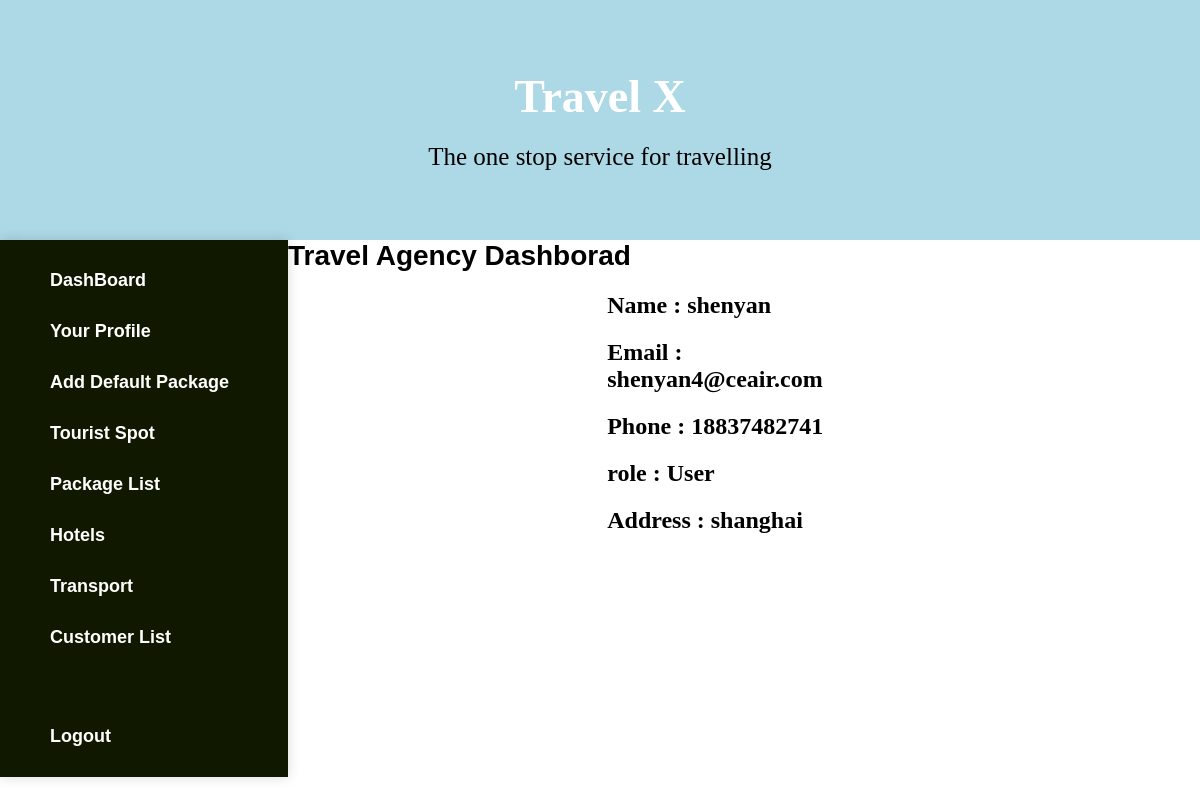
The page /profile.php (signed in) on the database its author committed.
### tables this page shows
CREATE TABLE `user` (
  `user_ID` int(20) NOT NULL,
  `user_Name` varchar(30) NOT NULL,
  `user_email_ID` varchar(35) NOT NULL,
  `mobile_No` varchar(30) NOT NULL,
  `user_Address` varchar(50) NOT NULL,
  `user_Password` varchar(20) NOT NULL,
  `role` varchar(40) NOT NULL
);

### profile.php (the view, shortened to what this page needs)
<?php
	$db = dbConnection();
    if(isset($_SESSION['name_user'])){
        if(isset($_SESSION['user_ID'])){
			$user_id = $_SESSION['user_ID'];
	    	$sql = "select * from user where user_ID='$user_id'";
	    	$res = mysqli_query($db,$sql);
	    	while($row = mysqli_fetch_assoc($res)){
	    		$name = $row['user_Name'];
	    		$email = $row['user_email_ID'];
	    		$phone = $row['mobile_No'];
	    		$address = $row['user_Address'];
	    		$role = $row['role'];
	    	}
        }
    global $name;
?>
<!doctype html>
<html lang="en">
<head>
    <link rel="stylesheet" href="agency1.css">
    <link rel="stylesheet" href="agency3.css">
    <link rel="stylesheet" href="agency2.css">
</head>
<body>
    <section>
        <div class="hg">
            <div class="banner-content">
                <h1>Travel X</h1>
                <p>The one stop service for travelling</p>
            </div>
        </div>
        <div class="main">
            <div class="fixed-area">
                <div class="menu-list">
                    <ul>
                        <li class="menu-li"></i><a class="menu-title" href="#"></i>DashBoard</a></li>
                        <li class="menu-li">
                            <a class="menu-title" href="profile.php">Your Profile</a>
                        </li>
                        <li class="menu-li">
                            <a class="menu-title" href="default_package.php">Add Default Package</a>
                        </li>
                        <li class="menu-li">
                            <a class="menu-title" href="">Tourist Spot</a>
                        </li>
                        <li class="menu-li">
                            <a class="menu-title" href="packageView.php">Package List</a>
                        </li>
                        <li class="menu-li">
                            <a class="menu-title cusMenu" id="cusMenu" href="">Hotels</a>
                        </li>
                        <li class="menu-li">
                            <a class="menu-title" href="">Transport</a>
                        </li>
                        <li class="menu-li">
                            <a class="menu-title" href="">Customer List</a>
                        </li>
                        <br>
                        <li class="menu-li">
                            <a class="menu-title" href="php_validation/logout.php">Logout</a>
                        </li>
                    </ul>
                </div>
            </div>
            <div class="textarea">
                <h4>Travel Agency Dashborad</h4>
                <div class="pro">
                    <h1>Name : <?=$name;?></h1>
                    <h1>Email : <?=$email;?></h1>
                    <h1>Phone : <?=$phone;?></h1>
                    <h1>role : <?=$role;?></h1>
                    <h1>Address : <?=$address;?></h1>
                </div>
            </div>
        </div>
    </section>
</body>
</html>
<?php
    }
    else{
        header("location: login.php");
    }
?>

### agency1.css (style rules this page uses)
body { background-color: #ffffff; margin: 0; padding: 0; }
.textarea h4 { margin: 0; font-size: 28px; font-family: 'Poppins',sans-serif; font-weight: 700; }
.main { flex: 1; display: flex; z-index: 8; position: relative; }
.main .fixed-area { background-color: rgb(16 25 0); width: 24%; height: auto; z-index: 14; border-radius: 0px; padding: 0px; color: white; box-shadow: 0px 0px 12px 0px #00000026; }
.main .textarea { width: 76%; }
.menu-list ul { list-style: none; }
.menu-list ul li { padding: 0px; margin: 30px 0px; }
.menu-list ul li a { color: black; text-decoration: none; padding: 15px 10px; font-size: 18px; font-weight: 500; font-family: 'Poppins',sans-serif; position: relative; color: white; }
.menu-list ul li .menu-title { font-weight: 600; color: white; }
.hg { font-family: Comic Sans MS; background-color: lightblue; min-height: 30vh; align-items: center; display: flex; }
.banner-content { text-align: center; margin: auto; width: 30%; }
.banner-content h1 { font-size: 46px; font-weight: 700; color: white; margin: 0px; }
.banner-content p { font-size: 25px; font-weight: 500; margin: 0; margin-top: 20px; }

### profile.php (style rules this page uses)
.pro { width: 30%; margin: auto; }

### rows shown on the page
user: user_Name "shenyan", user_email_ID "shenyan4@ceair.com", mobile_No "18837482741", role "User", user_Address "shanghai"
